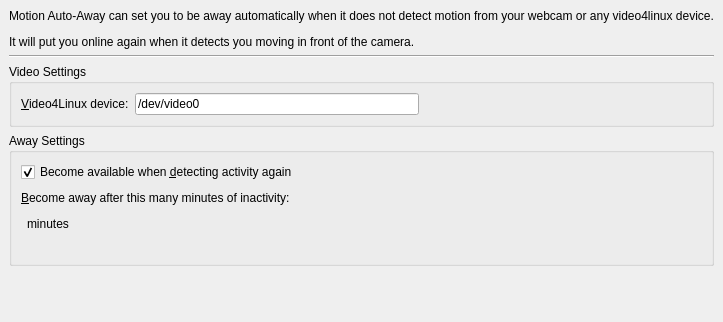
<ui version="4.0" >
 <author>Duncan Mac-Vicar P.</author>
 <class>motionawayPrefsUI</class>
 <widget class="QWidget" name="motionawayPrefsUI" >
  <property name="geometry" >
   <rect>
    <x>0</x>
    <y>0</y>
    <width>671</width>
    <height>322</height>
   </rect>
  </property>
  <property name="sizePolicy" >
   <sizepolicy vsizetype="Minimum" hsizetype="Minimum" >
    <horstretch>0</horstretch>
    <verstretch>0</verstretch>
   </sizepolicy>
  </property>
  <layout class="QVBoxLayout" >
   <property name="spacing" >
    <number>6</number>
   </property>
   <property name="leftMargin" >
    <number>9</number>
   </property>
   <property name="topMargin" >
    <number>9</number>
   </property>
   <property name="rightMargin" >
    <number>9</number>
   </property>
   <property name="bottomMargin" >
    <number>9</number>
   </property>
   <item>
    <widget class="QLabel" name="textLabel1" >
     <property name="text" >
      <string>&lt;p>Motion Auto-Away can set you to be away automatically when it does not detect motion from your webcam or any video4linux device.&lt;/p> &lt;p>It will put you online again when it detects you moving in front of the camera.&lt;/p></string>
     </property>
    </widget>
   </item>
   <item>
    <widget class="Line" name="line1" >
     <property name="frameShape" >
      <enum>QFrame::HLine</enum>
     </property>
     <property name="frameShadow" >
      <enum>QFrame::Sunken</enum>
     </property>
     <property name="orientation" >
      <enum>Qt::Horizontal</enum>
     </property>
    </widget>
   </item>
   <item>
    <widget class="QGroupBox" name="groupBox" >
     <property name="title" >
      <string>Video Settings</string>
     </property>
     <layout class="QHBoxLayout" >
      <property name="spacing" >
       <number>6</number>
      </property>
      <property name="leftMargin" >
       <number>9</number>
      </property>
      <property name="topMargin" >
       <number>9</number>
      </property>
      <property name="rightMargin" >
       <number>9</number>
      </property>
      <property name="bottomMargin" >
       <number>9</number>
      </property>
      <item>
       <layout class="QHBoxLayout" >
        <property name="spacing" >
         <number>6</number>
        </property>
        <property name="leftMargin" >
         <number>0</number>
        </property>
        <property name="topMargin" >
         <number>0</number>
        </property>
        <property name="rightMargin" >
         <number>0</number>
        </property>
        <property name="bottomMargin" >
         <number>0</number>
        </property>
        <item>
         <widget class="QLabel" name="TextLabel2_2" >
          <property name="text" >
           <string>&amp;Video4Linux device:</string>
          </property>
          <property name="buddy" >
           <cstring>VideoDevice</cstring>
          </property>
         </widget>
        </item>
        <item>
         <widget class="KLineEdit" name="VideoDevice" >
          <property name="text" >
           <string>/dev/video0</string>
          </property>
         </widget>
        </item>
        <item>
         <spacer>
          <property name="orientation" >
           <enum>Qt::Horizontal</enum>
          </property>
          <property name="sizeType" >
           <enum>QSizePolicy::Expanding</enum>
          </property>
          <property name="sizeHint" >
           <size>
            <width>20</width>
            <height>20</height>
           </size>
          </property>
         </spacer>
        </item>
       </layout>
      </item>
     </layout>
    </widget>
   </item>
   <item>
    <widget class="QGroupBox" name="groupBox_2" >
     <property name="title" >
      <string>Away Settings</string>
     </property>
     <layout class="QVBoxLayout" >
      <property name="spacing" >
       <number>6</number>
      </property>
      <property name="leftMargin" >
       <number>9</number>
      </property>
      <property name="topMargin" >
       <number>9</number>
      </property>
      <property name="rightMargin" >
       <number>9</number>
      </property>
      <property name="bottomMargin" >
       <number>9</number>
      </property>
      <item>
       <layout class="QHBoxLayout" >
        <property name="spacing" >
         <number>6</number>
        </property>
        <property name="leftMargin" >
         <number>0</number>
        </property>
        <property name="topMargin" >
         <number>0</number>
        </property>
        <property name="rightMargin" >
         <number>0</number>
        </property>
        <property name="bottomMargin" >
         <number>0</number>
        </property>
        <item>
         <widget class="QCheckBox" name="BecomeAvailableWithActivity" >
          <property name="text" >
           <string>Become available when &amp;detecting activity again</string>
          </property>
          <property name="checked" >
           <bool>true</bool>
          </property>
         </widget>
        </item>
        <item>
         <spacer>
          <property name="orientation" >
           <enum>Qt::Horizontal</enum>
          </property>
          <property name="sizeType" >
           <enum>QSizePolicy::Expanding</enum>
          </property>
          <property name="sizeHint" >
           <size>
            <width>20</width>
            <height>20</height>
           </size>
          </property>
         </spacer>
        </item>
       </layout>
      </item>
      <item>
       <layout class="QHBoxLayout" >
        <property name="spacing" >
         <number>6</number>
        </property>
        <property name="leftMargin" >
         <number>0</number>
        </property>
        <property name="topMargin" >
         <number>0</number>
        </property>
        <property name="rightMargin" >
         <number>0</number>
        </property>
        <property name="bottomMargin" >
         <number>0</number>
        </property>
        <item>
         <widget class="QLabel" name="TextLabel2" >
          <property name="text" >
           <string>&amp;Become away after this many minutes of inactivity:</string>
          </property>
          <property name="buddy" >
           <cstring>AwayTimeout</cstring>
          </property>
         </widget>
        </item>
        <item>
         <spacer>
          <property name="orientation" >
           <enum>Qt::Horizontal</enum>
          </property>
          <property name="sizeType" >
           <enum>QSizePolicy::Expanding</enum>
          </property>
          <property name="sizeHint" >
           <size>
            <width>20</width>
            <height>20</height>
           </size>
          </property>
         </spacer>
        </item>
       </layout>
      </item>
      <item>
       <layout class="QHBoxLayout" >
        <property name="spacing" >
         <number>6</number>
        </property>
        <property name="leftMargin" >
         <number>0</number>
        </property>
        <property name="topMargin" >
         <number>0</number>
        </property>
        <property name="rightMargin" >
         <number>0</number>
        </property>
        <property name="bottomMargin" >
         <number>0</number>
        </property>
        <item>
         <widget class="KIntNumInput" name="AwayTimeout" />
        </item>
        <item>
         <widget class="QLabel" name="textLabel2" >
          <property name="text" >
           <string>minutes</string>
          </property>
         </widget>
        </item>
        <item>
         <spacer>
          <property name="orientation" >
           <enum>Qt::Horizontal</enum>
          </property>
          <property name="sizeType" >
           <enum>QSizePolicy::Expanding</enum>
          </property>
          <property name="sizeHint" >
           <size>
            <width>20</width>
            <height>20</height>
           </size>
          </property>
         </spacer>
        </item>
       </layout>
      </item>
      <item>
       <spacer>
        <property name="orientation" >
         <enum>Qt::Vertical</enum>
        </property>
        <property name="sizeType" >
         <enum>QSizePolicy::Fixed</enum>
        </property>
        <property name="sizeHint" >
         <size>
          <width>345</width>
          <height>20</height>
         </size>
        </property>
       </spacer>
      </item>
     </layout>
    </widget>
   </item>
   <item>
    <spacer>
     <property name="orientation" >
      <enum>Qt::Vertical</enum>
     </property>
     <property name="sizeType" >
      <enum>QSizePolicy::Expanding</enum>
     </property>
     <property name="sizeHint" >
      <size>
       <width>20</width>
       <height>20</height>
      </size>
     </property>
    </spacer>
   </item>
  </layout>
 </widget>
 <layoutdefault spacing="6" margin="11" />
 <pixmapfunction>qPixmapFromMimeSource</pixmapfunction>
 <customwidgets>
  <customwidget>
   <class>KIntNumInput</class>
   <extends>QWidget</extends>
   <header>knuminput.h</header>
  </customwidget>
  <customwidget>
   <class>KLineEdit</class>
   <extends>QLineEdit</extends>
   <header>klineedit.h</header>
  </customwidget>
 </customwidgets>
 <resources/>
 <connections/>
</ui>
